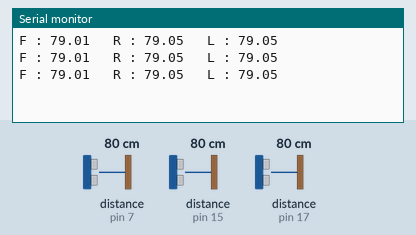
A sketch run on a simulated Arduino Uno, built with avr-gcc and run on an emulated ATmega328P. Shown: the last lines printed to the serial monitor. Wiring (inferred from the names in the program): 3 × ultrasonic range finder: trigger pin 6, echo pin 7 / trigger pin 14, echo pin 15 / trigger pin 16, echo pin 17. Inputs (shaded band) come from the test bench; at power-on: distance to the obstacle (sensors on pin 7, pin 15, pin 17) 80 cm. The echo pulse lasts 58.3 µs per cm.

Above: at 1.3 s.
1.4 s: distance to the obstacle (sensor on pin 7) set to 2 cm
At 2.0 s:
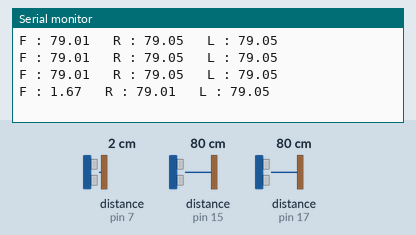
2.9 s: distance to the obstacle (sensor on pin 15) set to 2 cm
At 3.5 s:
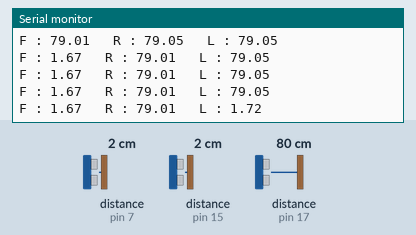
4.4 s: distance to the obstacle (sensor on pin 17) set to 2 cm
At 5.0 s:
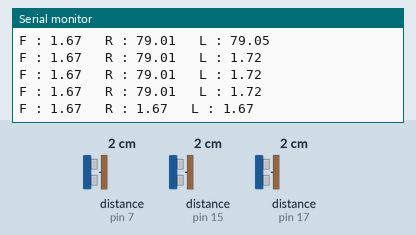
5.9 s: distance to the obstacle (sensor on pin 7) set to 4 cm
At 6.5 s:
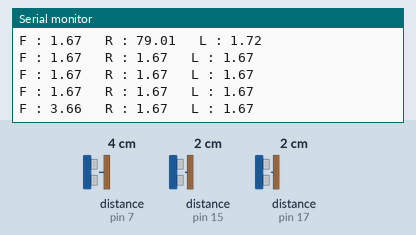
7.4 s: distance to the obstacle (sensor on pin 15) set to 4 cm
At 8.0 s:
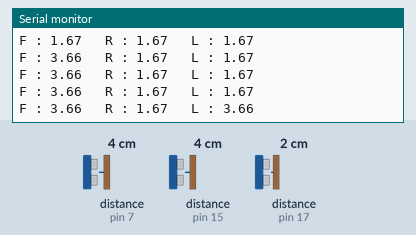
8.9 s: distance to the obstacle (sensor on pin 17) set to 4 cm
At 9.6 s:
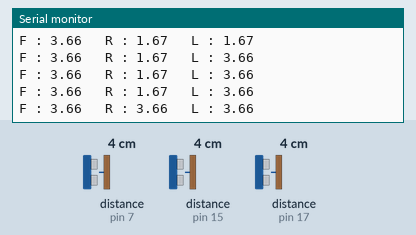
Timing chart, 0 to 11.4 s (numbered marks = the images above; inputs shaded):
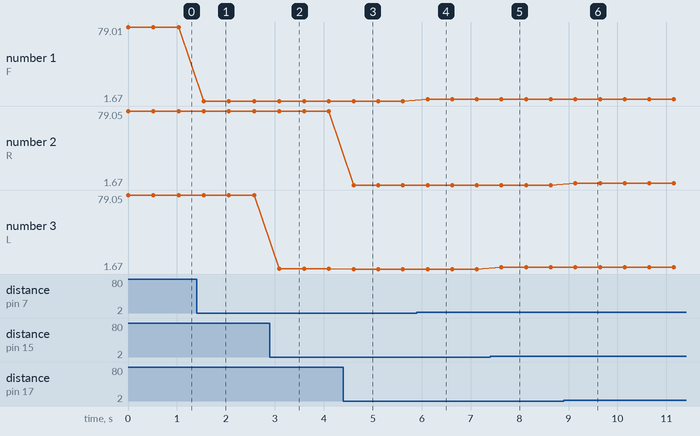

Measured:
- after the input at 1.4 s, the serial monitor: prints a new line after 0.15 s (image 1)
- after the input at 2.9 s, the serial monitor: prints a new line after 0.19 s (image 2)
- after the input at 4.4 s, the serial monitor: prints a new line after 0.21 s (image 3)
- after the input at 5.9 s, the serial monitor: prints a new line after 0.22 s (image 4)
- after the input at 7.4 s, the serial monitor: prints a new line after 0.23 s (image 5)
- after the input at 8.9 s, the serial monitor: prints a new line after 0.24 s (image 6)
- plotted number 1: 79.01 → 1.67 after the input at 1.4 s, 1.67 → 3.66 after the input at 5.9 s
- plotted number 3: 79.05 → 1.72 after the input at 2.9 s

The sketch:

sketch_sep21a.ino
```cpp
#define TRIGGERF 6   //D6
#define ECHOF 7      //D7
#define TRIGGERL 14 //A0
#define ECHOL 15    //A1
#define TRIGGERR 16 //A2
#define ECHOR 17    //A3


float distance;
unsigned long period;
void setup() {
  pinMode(ECHOL,INPUT);
  pinMode(TRIGGERL,OUTPUT);

  pinMode(ECHOF,INPUT);
  pinMode(TRIGGERF,OUTPUT);

  pinMode(ECHOR,INPUT);
  pinMode(TRIGGERR,OUTPUT);

  Serial.begin(115200);
}

void loop() {

Serial.print("F : ");Serial.print(obstacleDist(TRIGGERF,ECHOF));
Serial.print("   R : ");Serial.print(obstacleDist(TRIGGERR,ECHOR));
Serial.print("   L : ");Serial.println(obstacleDist(TRIGGERL,ECHOL));
delay (500);
}


float obstacleDist(int trig,int echo){
 digitalWrite(trig,LOW);
 delayMicroseconds(3);
 digitalWrite(trig,HIGH);
 delayMicroseconds(10);
 digitalWrite(trig,LOW);
 period=pulseIn(echo,HIGH);
 distance=float(period)/58.8;
  return distance;

  }
```
